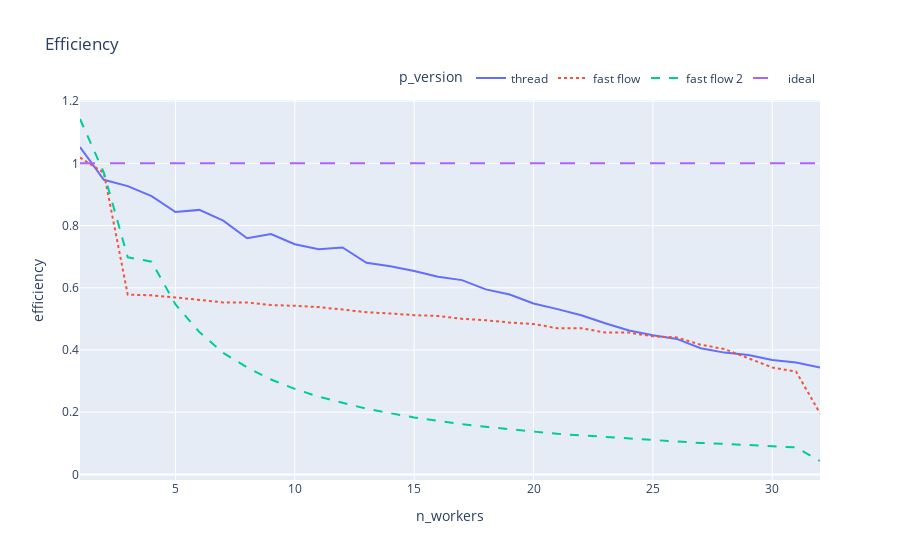

Notebook cell for this chart:
### Code cell
# compute and show efficiency
mean_time_df['efficiency'] = mean_time_df['speed_up']/mean_time_df['n_workers']
fig = px.line(mean_time_df, x="n_workers", y="efficiency",color='p_version', title="Efficiency", line_dash='p_version')
fig.update_layout(legend=dict(
    orientation="h",
    yanchor="bottom",
    y=1.02,
    xanchor="right",
    x=1
))
fig.show()

### Figure 1 — Plotly figure (JSON) as saved in the notebook; plotly's stock layout.template omitted (floating-point values rounded to 4 significant figures)
{"data": [{"hovertemplate": "p_version=thread<br>n_workers=%{x}<br>efficiency=%{y}<extra></extra>", "legendgroup": "thread", "line": {"color": "#636efa", "dash": "solid"}, "marker": {"symbol": "circle"}, "mode": "lines", "name": "thread", "orientation": "v", "showlegend": true, "type": "scatter", "x": [1, 2, 3, 4, 5, 6, 7, 8, 9, 10, 11, 12, 13, 14, 15, 16, 17, 18, 19, 20, 21, 22, 23, 24, 25, 26, 27, 28, 29, 30, 31, 32], "xaxis": "x", "y": [1.052, 0.9471, 0.9267, 0.8948, 0.8433, 0.8504, 0.8157, 0.7592, 0.773, 0.7402, 0.7238, 0.7296, 0.6805, 0.6695, 0.6538, 0.6353, 0.6247, 0.5949, 0.5783, 0.5493, 0.5314, 0.5118, 0.486, 0.4629, 0.4474, 0.4357, 0.4057, 0.3917, 0.3843, 0.3679, 0.3601, 0.3441], "yaxis": "y"}, {"hovertemplate": "p_version=fast flow<br>n_workers=%{x}<br>efficiency=%{y}<extra></extra>", "legendgroup": "fast flow", "line": {"color": "#EF553B", "dash": "dot"}, "marker": {"symbol": "circle"}, "mode": "lines", "name": "fast flow", "orientation": "v", "showlegend": true, "type": "scatter", "x": [1, 2, 3, 4, 5, 6, 7, 8, 9, 10, 11, 12, 13, 14, 15, 16, 17, 18, 19, 20, 21, 22, 23, 24, 25, 26, 27, 28, 29, 30, 31, 32], "xaxis": "x", "y": [1.019, 0.9695, 0.578, 0.5758, 0.5691, 0.5614, 0.5531, 0.5528, 0.5445, 0.5422, 0.5379, 0.53, 0.5216, 0.5172, 0.5121, 0.5094, 0.5003, 0.4957, 0.4882, 0.4835, 0.47, 0.4702, 0.4561, 0.456, 0.4439, 0.4404, 0.4171, 0.4031, 0.3747, 0.344, 0.3305, 0.1965], "yaxis": "y"}, {"hovertemplate": "p_version=fast flow 2<br>n_workers=%{x}<br>efficiency=%{y}<extra></extra>", "legendgroup": "fast flow 2", "line": {"color": "#00cc96", "dash": "dash"}, "marker": {"symbol": "circle"}, "mode": "lines", "name": "fast flow 2", "orientation": "v", "showlegend": true, "type": "scatter", "x": [1, 2, 3, 4, 5, 6, 7, 8, 9, 10, 11, 12, 13, 14, 15, 16, 17, 18, 19, 20, 21, 22, 23, 24, 25, 26, 27, 28, 29, 30, 31, 32], "xaxis": "x", "y": [1.142, 0.9702, 0.6981, 0.6837, 0.5465, 0.4578, 0.3908, 0.3441, 0.3051, 0.2752, 0.2499, 0.2294, 0.2113, 0.1969, 0.1834, 0.1725, 0.1615, 0.1532, 0.1445, 0.1379, 0.1305, 0.1255, 0.1194, 0.1148, 0.1094, 0.1061, 0.1012, 0.09854, 0.09407, 0.09093, 0.08688, 0.04331], "yaxis": "y"}, {"hovertemplate": "p_version=ideal<br>n_workers=%{x}<br>efficiency=%{y}<extra></extra>", "legendgroup": "ideal", "line": {"color": "#ab63fa", "dash": "longdash"}, "marker": {"symbol": "circle"}, "mode": "lines", "name": "ideal", "orientation": "v", "showlegend": true, "type": "scatter", "x": [1, 2, 3, 4, 5, 6, 7, 8, 9, 10, 11, 12, 13, 14, 15, 16, 17, 18, 19, 20, 21, 22, 23, 24, 25, 26, 27, 28, 29, 30, 31, 32], "xaxis": "x", "y": [1, 1, 1, 1, 1, 1, 1, 1, 1, 1, 1, 1, 1, 1, 1, 1, 1, 1, 1, 1, 1, 1, 1, 1, 1, 1, 1, 1, 1, 1, 1, 1], "yaxis": "y"}], "layout": {"legend": {"orientation": "h", "title": {"text": "p_version"}, "tracegroupgap": 0, "x": 1, "xanchor": "right", "y": 1.02, "yanchor": "bottom"}, "title": {"text": "Efficiency"}, "xaxis": {"anchor": "y", "domain": [0, 1], "title": {"text": "n_workers"}}, "yaxis": {"anchor": "x", "domain": [0, 1], "title": {"text": "efficiency"}}}}
